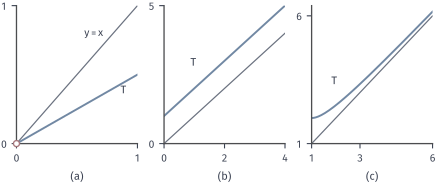

Reproduce this figure in Python.
from pathlib import Path
import sys
ROOT = next(p for p in Path(__file__).resolve().parents if (p/"build.sh").is_file() and (p/"tex/book.tex").is_file())
sys.path.insert(0, str(ROOT/"figures/00-shared/mathematical-preliminaries-upper/00-shared/comprehension-figures"))
from support import figure, save, BLUE, GREEN, YELLOW, RED, PURPLE, INK, MUTED, GRID, BLUE_FILL, GREEN_FILL, YELLOW_FILL, RED_FILL, PURPLE_FILL
import numpy as np

# Graphs against y=x: (a) x/2 on (0,1); (b) x+1 on R; (c) x+1/x on [1,inf).
fig, axes = figure(width_mm=112, height_mm=48, ncols=3)
fig.set_layout_engine(None)
fig.subplots_adjust(left=.035, right=.985, top=.97, bottom=.235, wspace=.22)
a, b, c = axes
x = np.linspace(0.001, 1, 200)
a.plot(x, x, color=MUTED, lw=.9); a.plot(x, x/2, color=BLUE, lw=1.4)
a.plot([0], [0], 'o', ms=4.4, mfc='white', mec=RED, mew=1, zorder=5, clip_on=False)
a.set_xlim(0, 1); a.set_ylim(0, 1); a.set_xticks([0, 1]); a.set_yticks([0, 1])
a.text(.72, .76, '$y=x$', color=INK, ha='right', va='bottom', fontsize=7.5); a.text(.86, .36, '$T$', color=INK)
x = np.linspace(0, 4, 100)
b.plot(x, x, color=MUTED, lw=.9); b.plot(x, x+1, color=BLUE, lw=1.4)
b.set_xlim(0, 4); b.set_ylim(0, 5); b.set_xticks([0, 2, 4]); b.set_yticks([0, 5])
b.text(1.1, 2.8, '$T$', color=INK, ha='right')
x = np.linspace(1, 6, 400)
c.plot(x, x, color=MUTED, lw=.9); c.plot(x, x+1/x, color=BLUE, lw=1.4)
c.set_xlim(1, 6); c.set_ylim(1, 6.4); c.set_xticks([1, 3, 6]); c.set_yticks([1, 6])
c.text(2.1, 3.3, '$T$', color=INK, ha='right')
for ax, s in zip(axes, '(a) (b) (c)'.split()):
    ax.spines['left'].set_linewidth(.95); ax.spines['bottom'].set_linewidth(.95)
    q = ax.get_position(); fig.text((q.x0+q.x1)/2, .03, s, ha='center', va='bottom')
save(fig, Path(__file__).resolve().parent, 'figure', {'formula': 'x/2; x+1; x+1/x against y=x'})
